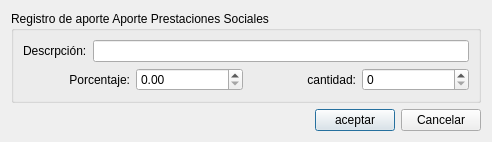
<?xml version="1.0" encoding="UTF-8"?>
<ui version="4.0">
 <class>aporteFaovNominaDialog</class>
 <widget class="QDialog" name="aporteFaovNominaDialog">
  <property name="geometry">
   <rect>
    <x>0</x>
    <y>0</y>
    <width>492</width>
    <height>134</height>
   </rect>
  </property>
  <property name="windowTitle">
   <string>Dialog</string>
  </property>
  <layout class="QGridLayout" name="gridLayout">
   <item row="0" column="0">
    <widget class="QGroupBox" name="prestacionGroupBox">
     <property name="title">
      <string>Registro de aporte Aporte Prestaciones Sociales</string>
     </property>
     <property name="checkable">
      <bool>false</bool>
     </property>
     <layout class="QGridLayout" name="gridLayout_3">
      <item row="0" column="0">
       <layout class="QHBoxLayout" name="horizontalLayout_16">
        <item>
         <widget class="QLabel" name="label_13">
          <property name="text">
           <string>Descrpción:</string>
          </property>
         </widget>
        </item>
        <item>
         <widget class="QLineEdit" name="lineEdit"/>
        </item>
       </layout>
      </item>
      <item row="1" column="0">
       <layout class="QHBoxLayout" name="horizontalLayout_19">
        <item>
         <layout class="QHBoxLayout" name="horizontalLayout_17">
          <item>
           <widget class="QLabel" name="label_14">
            <property name="text">
             <string>Porcentaje:</string>
            </property>
            <property name="alignment">
             <set>Qt::AlignRight|Qt::AlignTrailing|Qt::AlignVCenter</set>
            </property>
           </widget>
          </item>
          <item>
           <widget class="QDoubleSpinBox" name="doubleSpinBox"/>
          </item>
         </layout>
        </item>
        <item>
         <layout class="QHBoxLayout" name="horizontalLayout_18">
          <item>
           <widget class="QLabel" name="label_15">
            <property name="text">
             <string>cantidad:</string>
            </property>
            <property name="alignment">
             <set>Qt::AlignRight|Qt::AlignTrailing|Qt::AlignVCenter</set>
            </property>
           </widget>
          </item>
          <item>
           <widget class="QSpinBox" name="spinBox"/>
          </item>
         </layout>
        </item>
       </layout>
      </item>
     </layout>
    </widget>
   </item>
   <item row="1" column="0">
    <layout class="QHBoxLayout" name="horizontalLayout">
     <item>
      <spacer name="horizontalSpacer">
       <property name="orientation">
        <enum>Qt::Horizontal</enum>
       </property>
       <property name="sizeHint" stdset="0">
        <size>
         <width>40</width>
         <height>20</height>
        </size>
       </property>
      </spacer>
     </item>
     <item>
      <widget class="QPushButton" name="pushButton">
       <property name="text">
        <string>aceptar</string>
       </property>
      </widget>
     </item>
     <item>
      <widget class="QPushButton" name="pushButton_2">
       <property name="text">
        <string>Cancelar</string>
       </property>
      </widget>
     </item>
    </layout>
   </item>
  </layout>
 </widget>
 <resources/>
 <connections/>
</ui>
